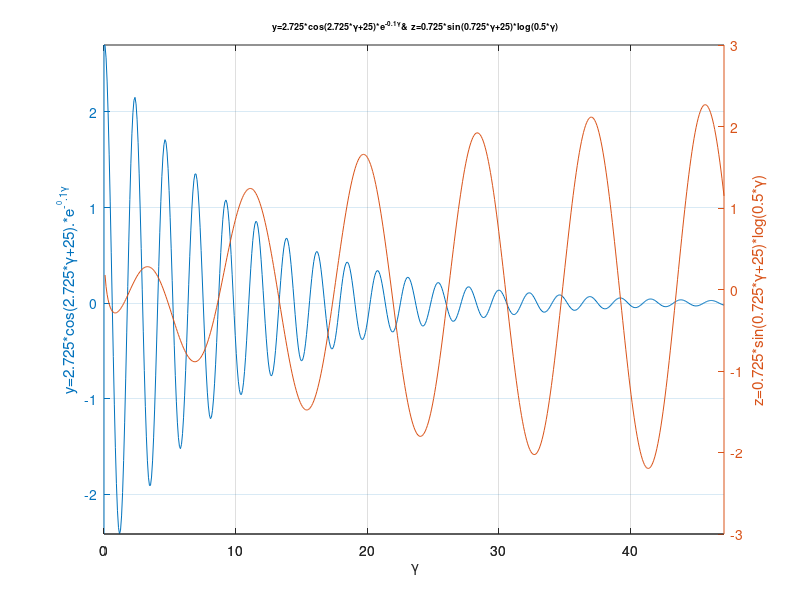

Write MATLAB code to recreate this figure. (Note: this script raises an error after producing the figure.)
% plot_ex7.m
% Version 1. For older versions of MATLAB 
clf          % Clean up an open figure
gamma=0:pi/40:15*pi;
y=2.725*cos(2.725*gamma+25).*exp(-.1*gamma); 
z=0.725*sin(0.725*gamma+25).*log(0.5*gamma); 
% gamma vs. y and gamma vs. z plotted for each value of gamma.
[AX,Y1,Y2] = plotyy(gamma, y, gamma, z, 'plot');  
% Title of the plot is in LaTEX.
title(['\fontsize{9} y=2.725*cos(2.725*\gamma+25)*e^{-0.1\gamma}',...
'& z=0.725*sin(0.725*\gamma+25)*log(0.5*\gamma)'])
xlabel('\fontsize{15} \gamma'); 
set(get(AX(1),'Ylabel'),'String',...
'y=2.725*cos(2.725*\gamma+25).*e^{-^0.1\gamma}') 
set(get(AX(2),'Ylabel'),'String',...
'z=0.725*sin(0.725*\gamma+25)*log(0.5*\gamma)') 
grid on; axis tight  
%% Version 2. For recent versions of MATLAB
gamma=0:pi/40:15*pi;
y=2.725*cos(2.725*gamma+25).*exp(-.1*gamma); 
z=0.725*sin(0.725*gamma+25).*log(0.5*gamma); 
yyaxis left  % Select the left y-axis to plot the data
plot(gamma, y, 'r-o'), 
ylabel('y=2.725*cos(2.725*\gamma+25).*e^{-^0.1\gamma}') 
yyaxis right % Select the right y-axis to plot the data
plot(gamma, z, 'b--x');
ylabel('z=0.725*sin(0.725*\gamma+25)*log(0.5*\gamma)'), 
grid minor, 
title(['\fontsize{9} y=2.725*cos(2.725*\gamma+25)*e^{-0.1\gamma}',...
'& z=0.725*sin(0.725*\gamma+25)*log(0.5*\gamma)']), axis tight
